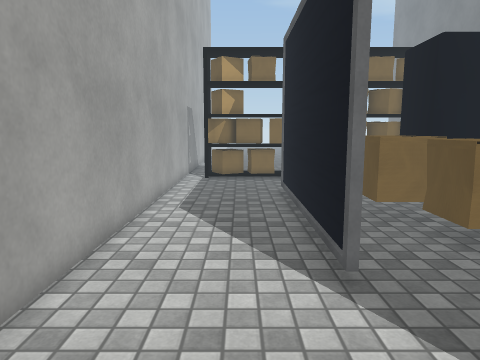
[1] (above)

21 first-person views from a walk through a Unity game level. The camera is 1.4 m above the floor, tilts 8° down and sees 70° across. The floor is counted in squares, 0.5 m on a side. Each view is taken from the middle of a square. On the plan, view 1 faces up. The plan holds only what a view shows up to about 20 squares ahead; the rest is blank. The place goes on beyond the plan. The player is left out. Some surface patterns are stand-ins.

[2]
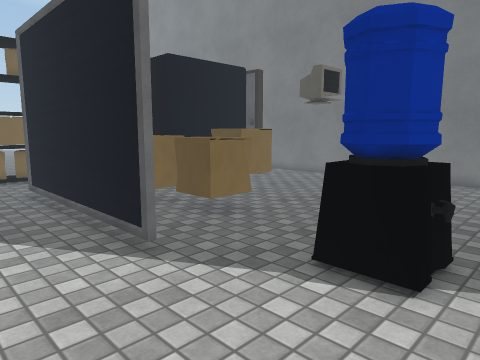

[3]
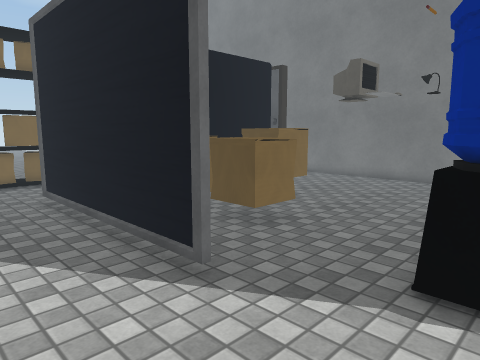

[4]
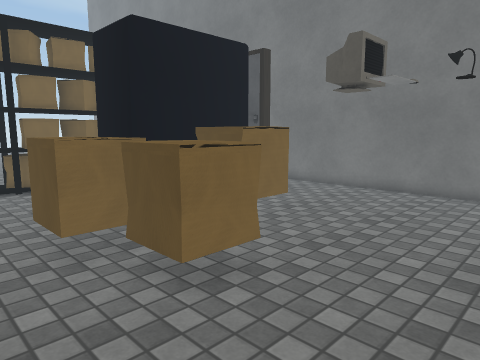

[5]
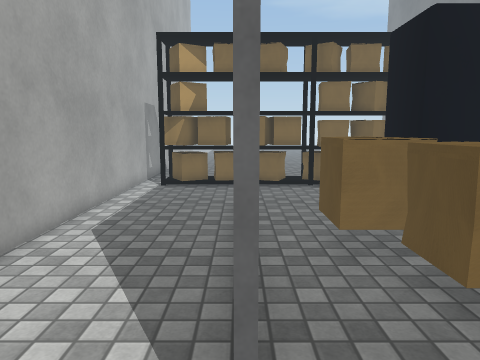

[6]
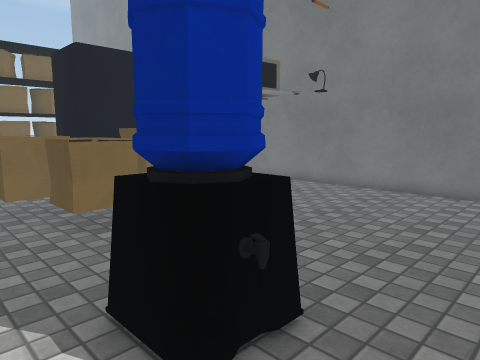

[7]
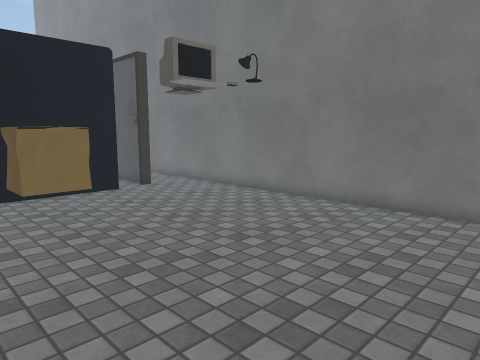

[8]
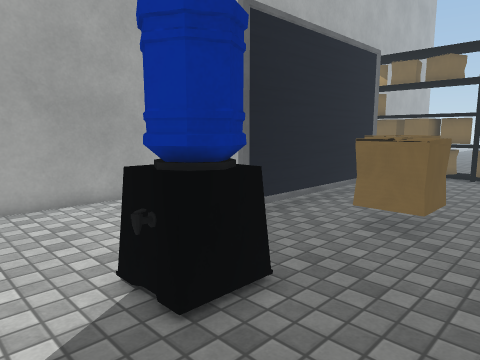

[9]
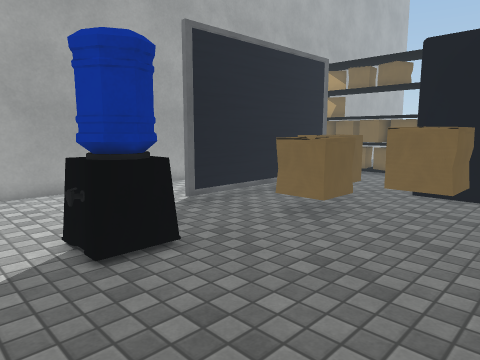

[10]
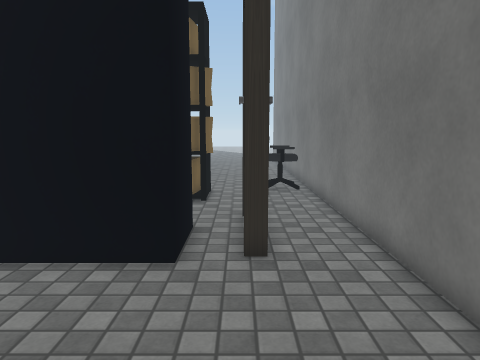

[11]
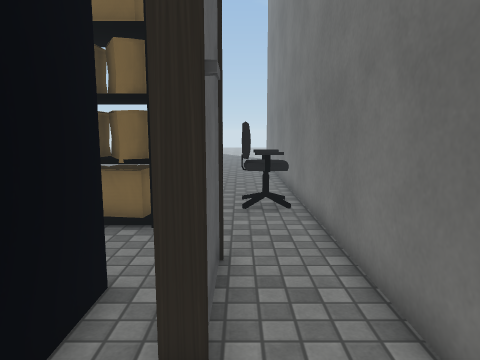

[12]
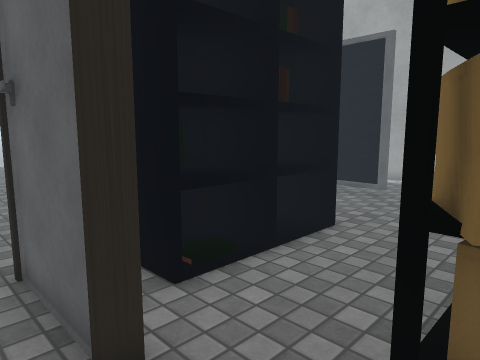

[13]
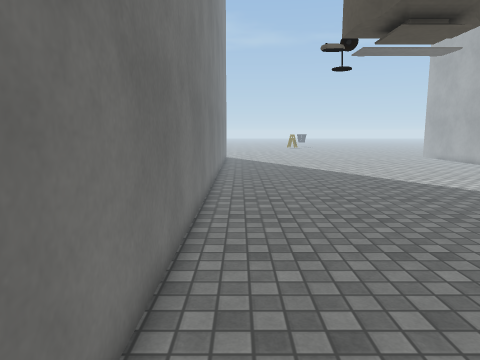

[14]
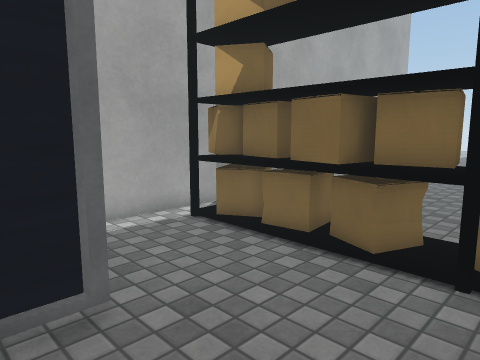

[15]
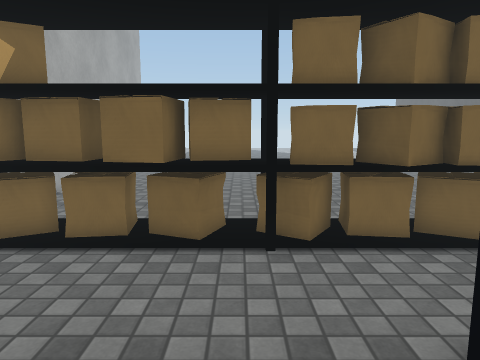

[16]
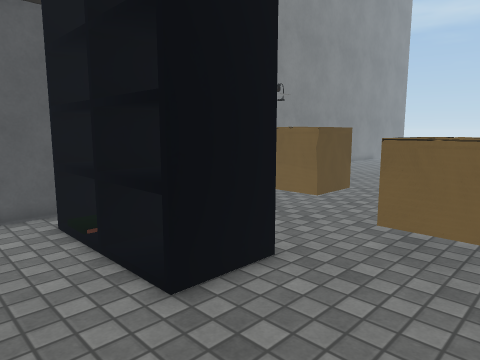

[17]
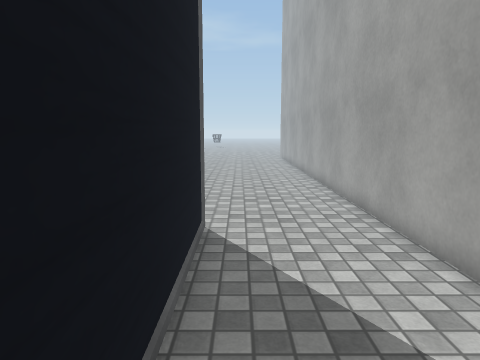

[18]
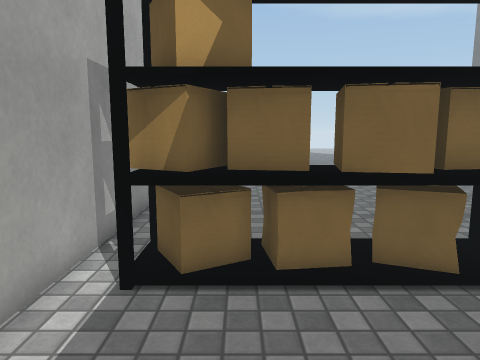

[19]
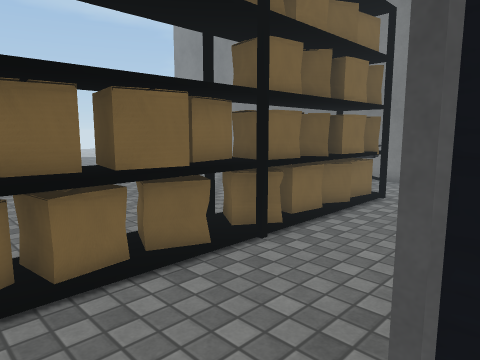

[20]
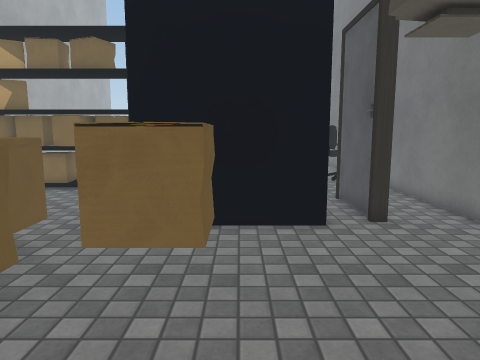

[21]
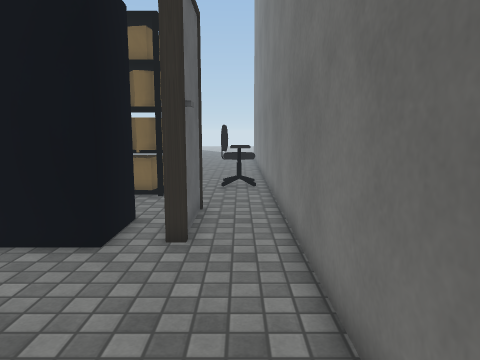

### Floor plan
Key: @ floor where view 1 was taken; # wall or solid block; . floor; = window, fence, low wall or low ledge; ^ raised ledge; T thing the floor can be seen under or through; O other object.
Columns run from 4 left of view 1 to 19 right of it. Each row starts with its distance up from view 1.
 24 #............     ..OOO#
 23 ######^^##T####^=##.OOO#
 22 # OOOOOOOOTT#O#O#OO... #
 21 # TTTTTOTTTT#O#O#OO... #
 20 #..................... #
 19 #..................... #
 18 #..................##. #
 17 #...........OOOOOO###. #
 16 #.....#.....OOOOOOO##. #
 15 #.....#.....OOOOO O##. #
 14 #.....#.....########.. #
 13 #.....#............... #
 12 #.....#.OOO........... #
 11 #.....#.OOO.OOO....... #
 10 #.....#.OOOOOOO....... #
  9 #.....#..OOO.OO....... #
  8 #.....#..OOO.......... #
  7 #.....#............... #
  6 #.....#............... #
  5 #..................... #
  4 #..................... #
  3 #.......OOO........... #
  2 #.......OOO........... #
  1 #.......OOO...........##
  0 #...@.................##
 -1 #.....................#
 -2 #....... .............#

Positions as (right, up) in squares from view 1, and headings:
1: (0, 0), facing up
2: (-2, -1), facing up-right
3: (-2, 1), facing up-right
4: (2, 3), facing up-right
5: (2, 3), facing up
6: (2, -2), facing up-right
7: (6, -2), facing up-right
8: (10, -2), facing up-left
9: (13, -2), facing up-left
10: (15, 7), facing up
11: (16, 11), facing up
12: (17, 22), facing down-left
13: (17, 15), facing down
14: (7, 14), facing up-left
15: (5, 13), facing up
16: (3, 20), facing down-right
17: (1, 15), facing down
18: (0, 15), facing up
19: (-1, 15), facing up-right
20: (11, 4), facing up
21: (17, 6), facing up
